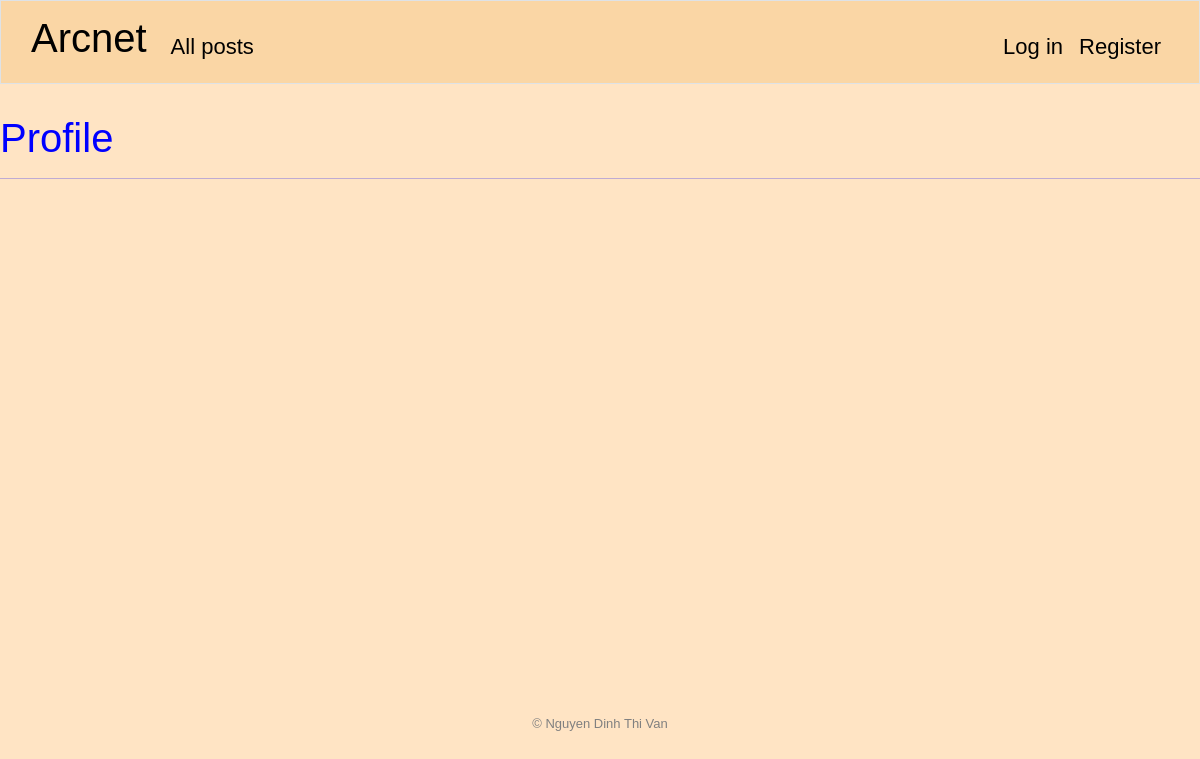
Page /profile/2 on the earlier database version.
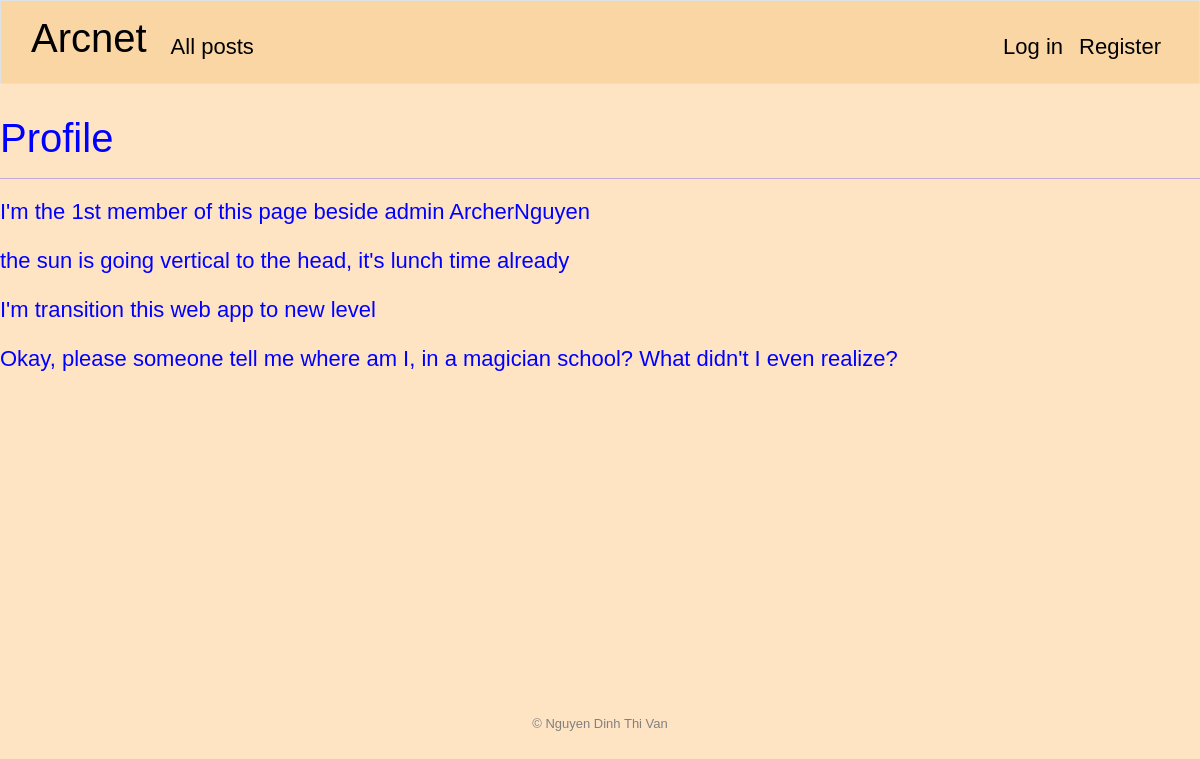
Same page on the later database version.
### arc/models.py (models this page shows, shortened)
class Post(models.Model):
    author = models.ForeignKey(User, related_name='posts', on_delete=models.CASCADE)
    content = models.TextField(blank=True)
    created = models.DateTimeField(auto_now_add=True)

### arc/views.py (the view)
# urls.py: path('profile/<int:author_id>', views.profile, name='profile')
@csrf_exempt
def profile(request, author_id):
    author = User.objects.get(pk=author_id)
    posts = Post.objects.filter(author=author)
    return render(request, "arc/profile.html", {
        "posts": posts
    })

### arc/templates/arc/profile.html (shortened to what this page needs)
{% extends "arc/layout.html" %}
{% load static %}
{% block main %}
    <h1>Profile</h1>
    <hr>
    {% for post in posts %}
        <p>{{ post.content }}</p>
    {% endfor %}
{% endblock %}

Differences in the rows shown:
added Post: content "I'm the 1st member of this page beside admin ArcherNguyen"
added Post: content "the sun is going vertical to the head, it's lunch time already"
added Post: content "I'm transition this web app to new level"
added Post: content "Okay, please someone tell me where am I, in a magician school? What didn't I even realize?"
